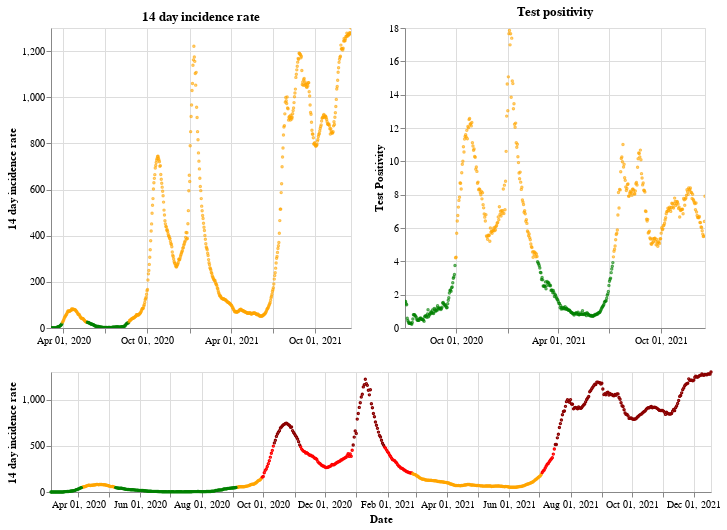

Here is the notebook cell this chart was saved with:
### Markdown cell above
## Northern Ireland

### Code cell
plot_traffic_light('Northern Ireland')

### Figure 1 — Vega-Lite specification as saved in the notebook (floating-point values rounded to 4 significant figures; data arrays with more than 128 entries replaced by an {"elided": "..."} marker saying what was removed)
{"config": {"view": {"continuousWidth": 400, "continuousHeight": 300}}, "vconcat": [{"hconcat": [{"mark": {"type": "point", "size": 2}, "encoding": {"color": {"condition": {"value": "green", "test": "(datum.twoWeeklyCasesRate <= 25)"}, "value": "orange"}, "tooltip": [{"type": "nominal", "field": "areaName"}, {"type": "temporal", "field": "date"}, {"type": "quantitative", "field": "twoWeeklyCasesRate"}, {"type": "quantitative", "field": "testPositivity"}], "x": {"type": "temporal", "axis": {"title": ""}, "field": "date", "scale": {"domain": {"selection": "DateBrush"}}, "timeUnit": "yearmonthdate"}, "y": {"type": "quantitative", "axis": {"title": "14 day incidence rate"}, "field": "twoWeeklyCasesRate"}}, "title": "14 day incidence rate", "width": 300}, {"mark": {"type": "point", "size": 2}, "encoding": {"color": {"condition": {"value": "green", "test": "(datum.testPositivity <= 4)"}, "value": "orange"}, "tooltip": [{"type": "nominal", "field": "areaName"}, {"type": "temporal", "field": "date"}, {"type": "quantitative", "field": "twoWeeklyCasesRate"}, {"type": "quantitative", "field": "testPositivity"}], "x": {"type": "temporal", "axis": {"title": ""}, "field": "date", "scale": {"domain": {"selection": "DateBrush"}}, "timeUnit": "yearmonthdate"}, "y": {"type": "quantitative", "axis": {"title": "Test Positivity"}, "field": "testPositivity"}}, "title": "Test positivity", "width": 300}]}, {"layer": [{"mark": {"type": "point", "size": 2}, "encoding": {"color": {"condition": {"value": "orange", "test": "(((datum.testPositivity < 4) && (datum.twoWeeklyCasesRate >= 50)) && (datum.twoWeeklyCasesRate < 200))"}, "value": "red"}, "opacity": {"condition": {"value": 1, "test": "((datum.twoWeeklyCasesRate >= 50) && (datum.twoWeeklyCasesRate < 500))"}, "value": 0}, "tooltip": [{"type": "nominal", "field": "areaName"}, {"type": "temporal", "field": "date"}, {"type": "quantitative", "field": "twoWeeklyCasesRate"}, {"type": "quantitative", "field": "testPositivity"}], "x": {"type": "temporal", "axis": {"title": "Date"}, "field": "date", "timeUnit": "yearmonthdate"}, "y": {"type": "quantitative", "axis": {"title": "14 day incidence rate"}, "field": "twoWeeklyCasesRate"}}, "selection": {"DateBrush": {"type": "interval", "encodings": ["x"], "fields": ["Time"]}}}, {"mark": {"type": "point", "size": 2}, "encoding": {"color": {"value": "darkred"}, "opacity": {"condition": {"value": 1, "test": "(datum.twoWeeklyCasesRate >= 500)"}, "value": 0}, "tooltip": [{"type": "nominal", "field": "areaName"}, {"type": "temporal", "field": "date"}, {"type": "quantitative", "field": "twoWeeklyCasesRate"}, {"type": "quantitative", "field": "testPositivity"}], "x": {"type": "temporal", "axis": {"title": "Date"}, "field": "date", "timeUnit": "yearmonthdate"}, "y": {"type": "quantitative", "axis": {"title": "14 day incidence rate"}, "field": "twoWeeklyCasesRate"}}}, {"mark": {"type": "point", "size": 2}, "encoding": {"color": {"condition": {"value": "green", "test": "((datum.testPositivity < 4) && (datum.twoWeeklyCasesRate < 50))"}, "value": "orange"}, "opacity": {"condition": {"value": 1, "test": "(datum.twoWeeklyCasesRate < 50)"}, "value": 0}, "tooltip": [{"type": "nominal", "field": "areaName"}, {"type": "temporal", "field": "date"}, {"type": "quantitative", "field": "twoWeeklyCasesRate"}, {"type": "quantitative", "field": "testPositivity"}], "x": {"type": "temporal", "axis": {"title": "Date"}, "field": "date", "timeUnit": "yearmonthdate"}, "y": {"type": "quantitative", "axis": {"title": "14 day incidence rate"}, "field": "twoWeeklyCasesRate"}}}], "height": 120, "width": 660}], "data": {"name": "data-31f47b3a017095ab639f4710397ede5c"}, "$schema": "https://vega.github.io/schema/vega-lite/v4.8.1.json", "datasets": {"data-31f47b3a017095ab639f4710397ede5c": {"elided": "654 records"}}}
